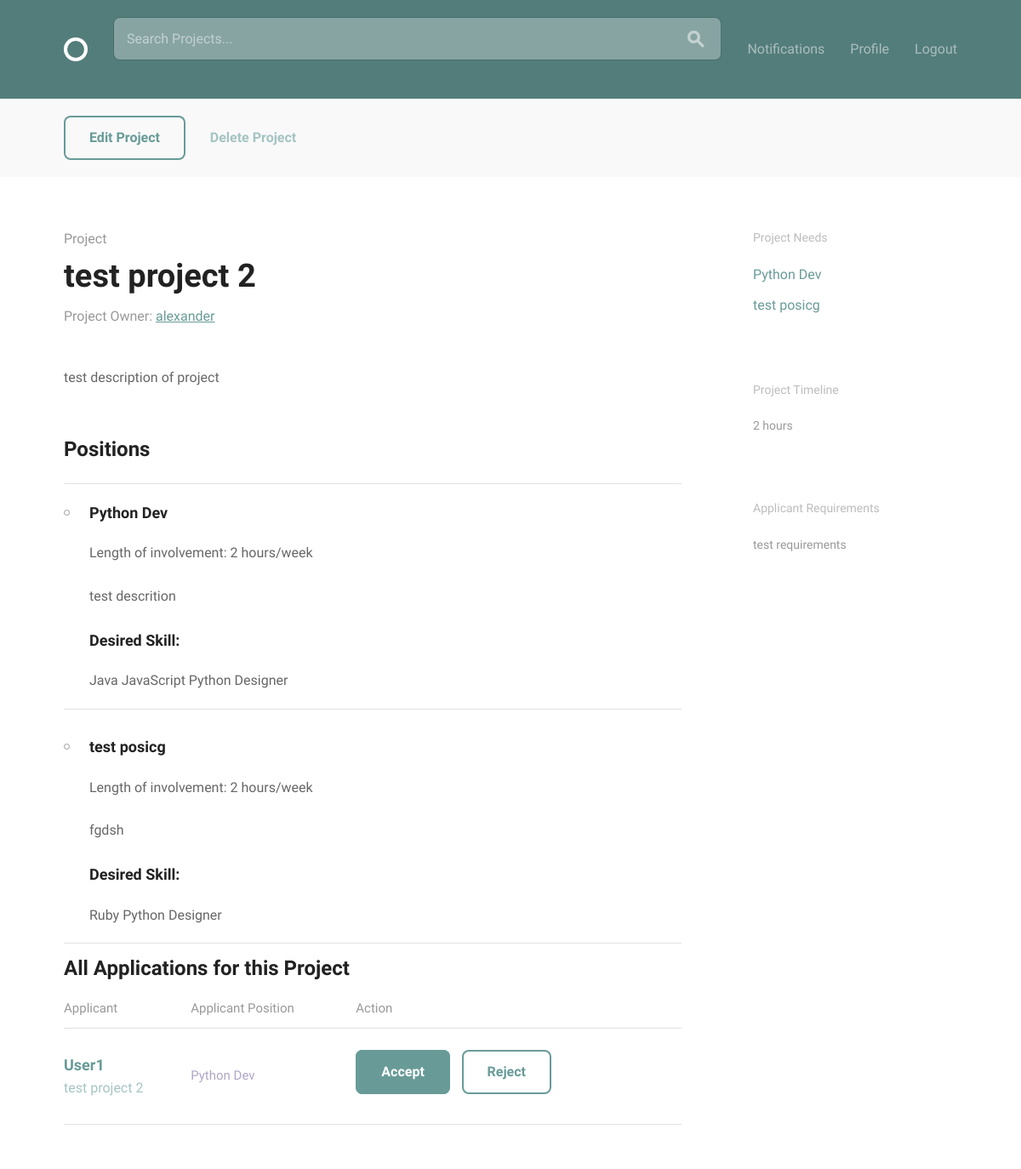
/projects/2/ (signed in), run on the app's committed database.
### projects/models.py (models this page shows, shortened)
class Timestampable(models.Model):
    created_at = models.DateTimeField(auto_now_add=True)
    modified_at = models.DateTimeField(null=True, blank=True)
    class Meta:
        abstract = True

class Project(Timestampable, models.Model):
    user = models.ForeignKey(User, on_delete=models.CASCADE, related_name='projects')
    title = models.CharField(max_length=150)
    description = models.CharField(max_length=600)
    duration = models.IntegerField()
    requirements = models.CharField(max_length=255)

class Position(models.Model):
    project = models.ForeignKey(Project, on_delete=models.CASCADE, related_name='positions')
    name = models.CharField(max_length=100)
    skills = models.ManyToManyField('accounts.Skill', blank=True)
    user = models.ForeignKey(User, on_delete=models.PROTECT)
    description = models.CharField(max_length=500)
    length = models.IntegerField()

class Application(Timestampable, models.Model):
    STATUS_CHOICES = (
        ('P', 'Pending'),
        ('A', 'Accepted'),
        ('R', 'Rejected'),
    )
    applicant = models.ForeignKey(User, on_delete=models.CASCADE)
    position = models.ForeignKey(Position, on_delete=models.CASCADE, related_name='applications')
    status = models.CharField(max_length=1, choices=STATUS_CHOICES, default='P')
    class Meta:
        ordering = ['-created_at']

### accounts/models.py (models this page shows)
class Skill(models.Model):
    PYTHON = 'PY'
    JAVA = 'JV'
    JAVASCRIPT = 'JS'
    PHP = 'PHP'
    RUBY = 'RU'
    DESIGNER = 'DES'
    ANDROID = 'AN'
    WORDPRESS = 'WP'
    IOS = 'IOS'
    SKILL_CHOICES = (
        (PYTHON, 'Python'),
        (JAVA, 'Java'),
        (JAVASCRIPT, 'JavaScript'),
        (PHP, 'Php'),
        (RUBY, 'Ruby'),
        (DESIGNER, 'Designer'),
        (ANDROID, 'Android'),
        (WORDPRESS, 'WordPress'),
        (IOS, 'iOS'),
    )
    name = models.CharField(max_length=50, choices=SKILL_CHOICES, default="", blank=True)
    def __str__(self):
        return self.get_name_display()

### projects/views.py (the view)
# urls.py: path('<pk>/', views.ProjectDetailView.as_view(), name='project_detail'),
class ProjectDetailView(LoginRequiredMixin, DetailView):
    model = Project
    template_name = 'projects/project.html'
    def get_context_data(self, **kwargs):
        context = super().get_context_data(**kwargs)
        context['positions'] = Position.objects.filter(
            project=context['object']).exclude(applications__status='A')
        context['applied'] = Position.objects.filter(project=context['object'],
                                                     applications__applicant=self.request.user)
        context['applications'] = Application.objects.filter(position__project=context['object'])
        return context

### accounts/templatetags/course_extras.py (called while the page is built)
@register.filter('markdown_to_html')
def markdown_to_html(text):
    html = markdown2.markdown(text)
    return mark_safe(html)

### projects/templates/projects/project.html (shortened to what this page needs)
{% extends 'layout.html' %}
{% load course_extras %}
{% block content %}
  <div class="circle--actions--bar">
    <div class="bounds">
      <div class="grid-100">
        {% if request.user == object.user %}
          <a class="button" href="{% url 'projects:edit_project' pk=object.pk %}">Edit Project</a>
          <a class="button button-text" href="{% url 'projects:delete_project' pk=object.pk %}">Delete Project</a>
        {% endif %}
      </div>
    </div>
  </div>
  <div class="bounds circle--page circle--article">
    <div class="grid-70">
      <div class="circle--article--header">
        <h4 class="circle--article--section">Project</h4>
        <h1 class="circle--article--title">{{ object.title }}</h1>
        <p class="circle--article--byline">Project Owner: <a href="{% url 'accounts:any_profile' pk=object.user.profile.id %}">{{ object.user }}</a></p>
      </div>
      <div class="circle--article--body">
        <p>{{ object.description|markdown_to_html }}</p>
      </div>
      <div class="circle--project--positions">
        <h2>Positions</h2>
        <ul class="circle--group--list">
          {% if not positions %}
          <li>There are no open positions right now...</li>
          {% else %}
          {% for position in positions %}
          <li>
            <h3>{{ position.name }}</h3>
            {% if position.length %}
            <span>Length of involvement: {{ position.length}} hours/week</span>
            {% endif %}
            <p>{{  position.description|markdown_to_html }}</p>
            <h3>Desired Skill:</h3>
            <tbody>
              <td class="circle--cell">
                {% for skill in position.skills.all %}
                <span>{{ skill|join:", " }}</span>
                {% endfor %}
              </td>
            </tbody><br>
          </li>
          {% endfor %}
          {% endif %}
        {% if request.user == object.user %}
        <h2>All Applications for this Project</h2>
        {% if applications %}
        <table class="u-full-width circle--table">
          <thead>
            <tr>
              <th>Applicant</th>
              <th class="circle--cell--right">Applicant Position</th>
              <th>Action</th>
            </tr>
          </thead>
          <tbody>
            {% for application in applications %}
            <tr class="clickable-row" data-href="{% url 'accounts:any_profile' pk=application.applicant.profile.id %}">
              <td>
                <h3>{{ application.applicant }}</h3>
                <p>{{ application.position.project.title }}</p>
              </td>
              <td class="circle--cell--right">
                <span class="secondary-label">{{ application.position.name }}</span>
              </td>
              <td>
                {% if application.status == 'P' %}
                <a class="button button-primary" href="{% url 'projects:app_status' application_pk=application.pk status='accepted' %}">Accept</a>
                <a class="button button-secondary" href="{% url 'projects:app_status' application_pk=application.pk status='rejected' %}">Reject</a>
                {% elif application.status == 'A' %}
                <p>You accepted {{ application.applicant }}</p>
                {% elif application.status == 'R' %}
                <p>You rejected {{ application.applicant }}</p>
                {% endif %}
              </td>
            </tr>
            {% endfor %}
          </tbody>
        </table>
      {% else %}
      <p>No applications yet...</p>
      {% endif %}
      {% endif %}
      </div>
    </div>
    <div class="grid-25 grid-push-5">
      <div class="circle--secondary--module">
        <h3>Project Needs</h3>
        <ul class="circle--link--list">
          {% for position in object.positions.all %}
          <li><a>{{ position.name }}</a></li>
          {% endfor %}
        </ul>
      </div>
      <div class="circle--secondary--module">
        <h3>Project Timeline</h3>
        <p>{{ object.duration }} hours</p>
      </div>
      <div class="circle--secondary--module">
        <h3>Applicant Requirements</h3>
        <p>{{ object.requirements }}</p>
      </div>
    </div>
  </div>
{% endblock %}

### data on the page
Project: title "test project 2", user "alexander", description "test description of project", duration "2", requirements "test requirements"
Position: name "Python Dev", length "2", description "test descrition"
Skill: name "Java"
Skill: name "JavaScript"
Skill: name "Python"
Skill: name "Designer"
Position: name "test posicg", length "2", description "fgdsh"
Skill: name "Ruby"
Application: applicant "User1", position.project "test project 2", position.name "Python Dev", status "Accept"
